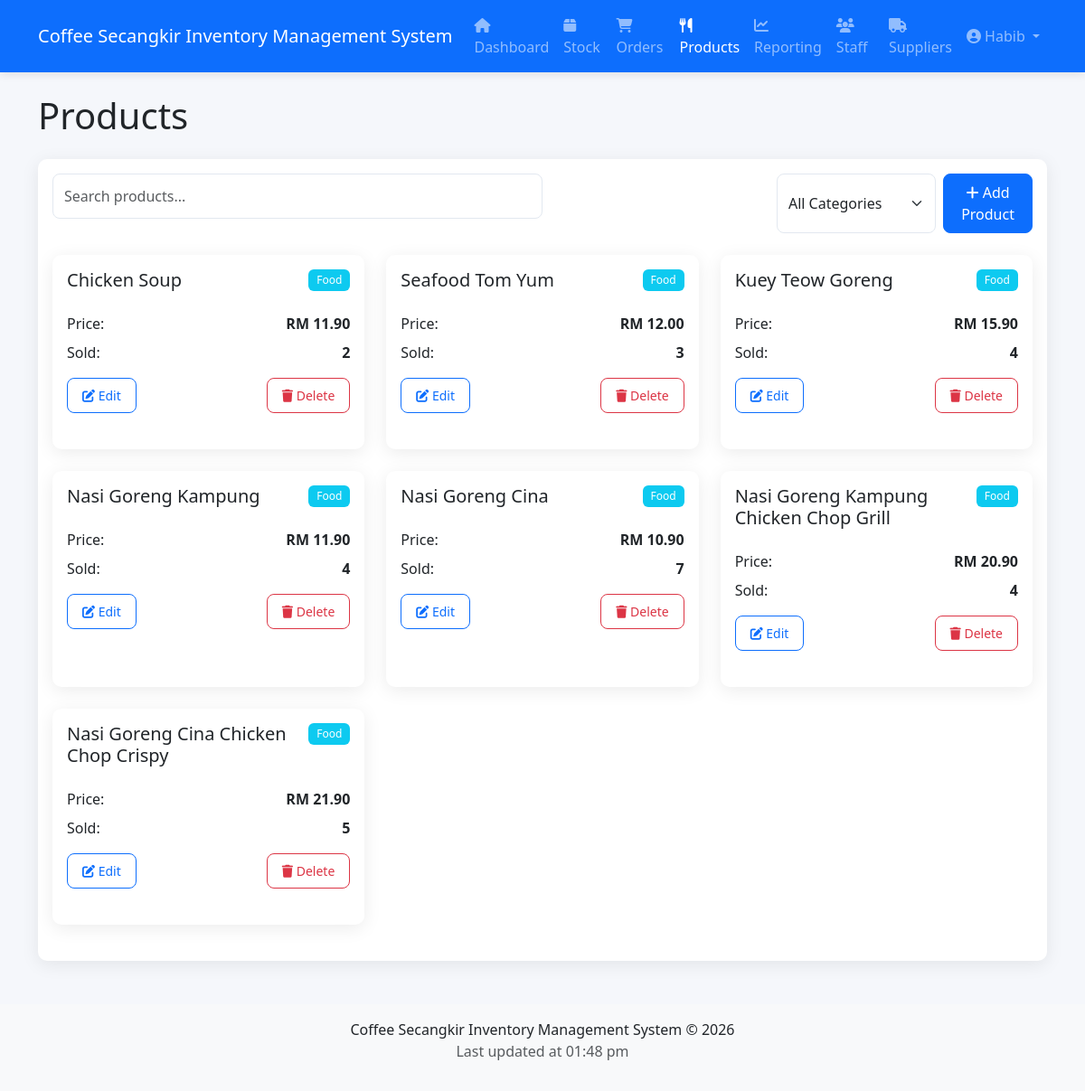
/modules/products.php (signed in), run on the app's committed database.
### tables this page shows
CREATE TABLE products (
    id INT AUTO_INCREMENT PRIMARY KEY,
    name VARCHAR(100) NOT NULL,
    category VARCHAR(50) DEFAULT 'Food',
    price DECIMAL(10,2) NOT NULL,
    sold_count INT DEFAULT 0,
    created_at TIMESTAMP DEFAULT CURRENT_TIMESTAMP
);

### modules/products.php (the view, shortened to what this page needs)
<?php
require_once '../includes/db_connect.php';
require_once '../includes/header.php';
$stmt = $pdo->query("SELECT * FROM products");
$products = $stmt->fetchAll();
?>
<h1 class="mb-4">Products</h1>
<div class="card">
    <div class="card-body">
        <div class="d-flex justify-content-between mb-4">
            <div class="w-50">
                <input type="text" class="form-control" placeholder="Search products...">
            </div>
            <div class="d-flex">
                <select class="form-select me-2">
                    <option>All Categories</option>
                </select>
                <button class="btn btn-primary" data-bs-toggle="modal" data-bs-target="#addProductModal">
                    <i class="fas fa-plus"></i> Add Product
                </button>
            </div>
        </div>
        <div class="row">
            <?php foreach ($products as $product): ?>
                <div class="col-md-4 mb-4">
                    <div class="card h-100">
                        <div class="card-body">
                            <div class="d-flex justify-content-between align-items-start">
                                <h5 class="card-title"><?= $product['name'] ?></h5>
                                <span class="badge bg-info"><?= $product['category'] ?></span>
                            </div>
                            <div class="mt-3">
                                <div class="d-flex justify-content-between mb-2">
                                    <span>Price:</span>
                                    <span class="fw-bold">RM <?= number_format($product['price'], 2) ?></span>
                                </div>
                                <div class="d-flex justify-content-between">
                                    <span>Sold:</span>
                                    <span class="fw-bold"><?= $product['sold_count'] ?></span>
                                </div>
                            </div>
                            <div class="mt-3 d-flex justify-content-between">
                                <button class="btn btn-sm btn-outline-primary" data-bs-toggle="modal" data-bs-target="#editProductModal<?= $product['id'] ?>">
                                    <i class="fas fa-edit"></i> Edit
                                </button>
                                <a href="products.php?delete=<?= $product['id'] ?>" class="btn btn-sm btn-outline-danger" onclick="return confirm('Are you sure?')">
                                    <i class="fas fa-trash"></i> Delete
                                </a>
                            </div>
                        </div>
                    </div>
                </div>
            <?php endforeach; ?>
        </div>
    </div>
</div>
<?php require_once '../includes/footer.php'; ?>

### assets/css/style.css (style rules this page uses)
:root { --primary: #0d6efd; --secondary: #6c757d; --success: #198754; --danger: #dc3545; --warning: #ffc107; --info: #0dcaf0; --light: #f8f9fa; --dark: #212529; }
body { background-color: #f5f7fb; font-family: 'Segoe UI', Tahoma, Geneva, Verdana, sans-serif; }
.card { border-radius: 10px; box-shadow: 0 4px 20px rgba(0, 0, 0, 0.08); border: none; margin-bottom: 24px; }
.badge { font-weight: 500; padding: 0.5em 0.75em; }
.btn { border-radius: 8px; font-weight: 500; padding: 0.5rem 1rem; }
.form-control, .form-select { border-radius: 8px; padding: 0.75rem; border: 1px solid #e2e8f0; }

### data on the page
products: name "Chicken Soup", category "Food", price "11.90", sold_count "2"
products: name "Seafood Tom Yum", category "Food", price "12.00", sold_count "3"
products: name "Kuey Teow Goreng", category "Food", price "15.90", sold_count "4"
products: name "Nasi Goreng Kampung", category "Food", price "11.90", sold_count "4"
products: name "Nasi Goreng Cina", category "Food", price "10.90", sold_count "7"
products: name "Nasi Goreng Kampung Chicken Chop Grill", category "Food", price "20.90", sold_count "4"
products: name "Nasi Goreng Cina Chicken Chop Crispy", category "Food", price "21.90", sold_count "5"

### other printed values
$_SESSION['user_name'] "Habib"
